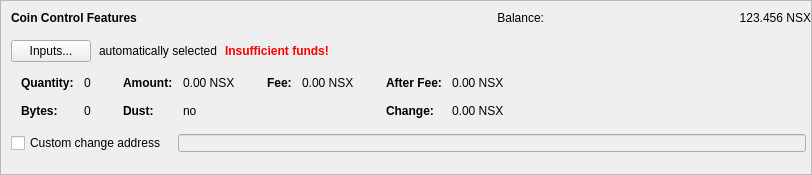
    <widget class="QFrame" name="frameCoinControl">
     <property name="sizePolicy">
      <sizepolicy hsizetype="Expanding" vsizetype="Expanding">
       <horstretch>0</horstretch>
       <verstretch>0</verstretch>
      </sizepolicy>
     </property>
     <property name="maximumSize">
      <size>
       <width>16777215</width>
       <height>16777215</height>
      </size>
     </property>
     <property name="frameShape">
      <enum>QFrame::StyledPanel</enum>
     </property>
     <property name="frameShadow">
      <enum>QFrame::Sunken</enum>
     </property>
     <layout class="QVBoxLayout" name="verticalLayoutCoinControl2">
      <property name="spacing">
       <number>0</number>
      </property>
      <property name="leftMargin">
       <number>0</number>
      </property>
      <property name="topMargin">
       <number>0</number>
      </property>
      <property name="rightMargin">
       <number>0</number>
      </property>
      <property name="bottomMargin">
       <number>6</number>
      </property>
      <item>
       <layout class="QVBoxLayout" name="verticalLayoutCoinControl" stretch="0,0,0,0,1">
        <property name="spacing">
         <number>0</number>
        </property>
        <property name="leftMargin">
         <number>10</number>
        </property>
        <property name="topMargin">
         <number>10</number>
        </property>
        <item>
         <layout class="QHBoxLayout" name="horizontalLayoutCoinControl1">
          <property name="bottomMargin">
           <number>15</number>
          </property>
          <item>
           <widget class="QLabel" name="labelCoinControlFeatures">
            <property name="sizePolicy">
             <sizepolicy hsizetype="Preferred" vsizetype="Maximum">
              <horstretch>0</horstretch>
              <verstretch>0</verstretch>
             </sizepolicy>
            </property>
            <property name="font">
             <font>
              <weight>75</weight>
              <bold>true</bold>
             </font>
            </property>
            <property name="styleSheet">
             <string notr="true"/>
            </property>
            <property name="text">
             <string>Coin Control Features</string>
            </property>
           </widget>
          </item>
          <item>
           <widget class="QLabel" name="labelBalanceText">
            <property name="text">
             <string>Balance:</string>
            </property>
            <property name="alignment">
             <set>Qt::AlignRight|Qt::AlignTrailing|Qt::AlignVCenter</set>
            </property>
           </widget>
          </item>
          <item>
           <widget class="QLabel" name="labelBalance">
            <property name="sizePolicy">
             <sizepolicy hsizetype="Preferred" vsizetype="Fixed">
              <horstretch>0</horstretch>
              <verstretch>0</verstretch>
             </sizepolicy>
            </property>
            <property name="cursor">
             <cursorShape>IBeamCursor</cursorShape>
            </property>
            <property name="text">
             <string notr="true">123.456 NSX</string>
            </property>
            <property name="alignment">
             <set>Qt::AlignRight|Qt::AlignTrailing|Qt::AlignVCenter</set>
            </property>
            <property name="textInteractionFlags">
             <set>Qt::LinksAccessibleByMouse|Qt::TextSelectableByKeyboard|Qt::TextSelectableByMouse</set>
            </property>
           </widget>
          </item>
         </layout>
        </item>
        <item>
         <layout class="QHBoxLayout" name="horizontalLayoutCoinControl2" stretch="0,0,0,0">
          <property name="spacing">
           <number>8</number>
          </property>
          <property name="bottomMargin">
           <number>10</number>
          </property>
          <item>
           <widget class="QPushButton" name="pushButtonCoinControl">
            <property name="styleSheet">
             <string notr="true"/>
            </property>
            <property name="text">
             <string>Inputs...</string>
            </property>
            <property name="autoDefault">
             <bool>false</bool>
            </property>
           </widget>
          </item>
          <item>
           <widget class="QLabel" name="labelCoinControlAutomaticallySelected">
            <property name="text">
             <string>automatically selected</string>
            </property>
            <property name="margin">
             <number>5</number>
            </property>
           </widget>
          </item>
          <item>
           <widget class="QLabel" name="labelCoinControlInsuffFunds">
            <property name="font">
             <font>
              <weight>75</weight>
              <bold>true</bold>
             </font>
            </property>
            <property name="styleSheet">
             <string notr="true">color:red;font-weight:bold;</string>
            </property>
            <property name="text">
             <string>Insufficient funds!</string>
            </property>
            <property name="margin">
             <number>5</number>
            </property>
           </widget>
          </item>
          <item>
           <spacer name="horizontalSpacerCoinControl">
            <property name="orientation">
             <enum>Qt::Horizontal</enum>
            </property>
            <property name="sizeHint" stdset="0">
             <size>
              <width>40</width>
              <height>1</height>
             </size>
            </property>
           </spacer>
          </item>
         </layout>
        </item>
        <item>
         <widget class="QWidget" name="widgetCoinControl" native="true">
          <property name="sizePolicy">
           <sizepolicy hsizetype="Preferred" vsizetype="Preferred">
            <horstretch>0</horstretch>
            <verstretch>0</verstretch>
           </sizepolicy>
          </property>
          <property name="minimumSize">
           <size>
            <width>0</width>
            <height>0</height>
           </size>
          </property>
          <property name="styleSheet">
           <string notr="true"/>
          </property>
          <layout class="QHBoxLayout" name="horizontalLayoutCoinControl5">
           <property name="leftMargin">
            <number>0</number>
           </property>
           <property name="topMargin">
            <number>0</number>
           </property>
           <property name="rightMargin">
            <number>0</number>
           </property>
           <property name="bottomMargin">
            <number>0</number>
           </property>
           <item>
            <layout class="QHBoxLayout" name="horizontalLayoutCoinControl3" stretch="0,0,0,1">
             <property name="spacing">
              <number>20</number>
             </property>
             <property name="topMargin">
              <number>0</number>
             </property>
             <property name="bottomMargin">
              <number>10</number>
             </property>
             <item>
              <layout class="QFormLayout" name="formLayoutCoinControl1">
               <property name="horizontalSpacing">
                <number>10</number>
               </property>
               <property name="verticalSpacing">
                <number>14</number>
               </property>
               <property name="leftMargin">
                <number>10</number>
               </property>
               <property name="topMargin">
                <number>4</number>
               </property>
               <property name="rightMargin">
                <number>6</number>
               </property>
               <item row="0" column="0">
                <widget class="QLabel" name="labelCoinControlQuantityText">
                 <property name="font">
                  <font>
                   <weight>75</weight>
                   <bold>true</bold>
                  </font>
                 </property>
                 <property name="text">
                  <string>Quantity:</string>
                 </property>
                 <property name="margin">
                  <number>0</number>
                 </property>
                </widget>
               </item>
               <item row="0" column="1">
                <widget class="QLabel" name="labelCoinControlQuantity">
                 <property name="cursor">
                  <cursorShape>IBeamCursor</cursorShape>
                 </property>
                 <property name="contextMenuPolicy">
                  <enum>Qt::ActionsContextMenu</enum>
                 </property>
                 <property name="text">
                  <string notr="true">0</string>
                 </property>
                 <property name="margin">
                  <number>0</number>
                 </property>
                 <property name="textInteractionFlags">
                  <set>Qt::LinksAccessibleByMouse|Qt::TextSelectableByKeyboard|Qt::TextSelectableByMouse</set>
                 </property>
                </widget>
               </item>
               <item row="1" column="0">
                <widget class="QLabel" name="labelCoinControlBytesText">
                 <property name="font">
                  <font>
                   <weight>75</weight>
                   <bold>true</bold>
                  </font>
                 </property>
                 <property name="text">
                  <string>Bytes:</string>
                 </property>
                </widget>
               </item>
               <item row="1" column="1">
                <widget class="QLabel" name="labelCoinControlBytes">
                 <property name="cursor">
                  <cursorShape>IBeamCursor</cursorShape>
                 </property>
                 <property name="contextMenuPolicy">
                  <enum>Qt::ActionsContextMenu</enum>
                 </property>
                 <property name="text">
                  <string notr="true">0</string>
                 </property>
                 <property name="textInteractionFlags">
                  <set>Qt::LinksAccessibleByMouse|Qt::TextSelectableByKeyboard|Qt::TextSelectableByMouse</set>
                 </property>
                </widget>
               </item>
              </layout>
             </item>
             <item>
              <layout class="QFormLayout" name="formLayoutCoinControl2">
               <property name="horizontalSpacing">
                <number>10</number>
               </property>
               <property name="verticalSpacing">
                <number>14</number>
               </property>
               <property name="leftMargin">
                <number>6</number>
               </property>
               <property name="topMargin">
                <number>4</number>
               </property>
               <property name="rightMargin">
                <number>6</number>
               </property>
               <item row="0" column="0">
                <widget class="QLabel" name="labelCoinControlAmountText">
                 <property name="font">
                  <font>
                   <weight>75</weight>
                   <bold>true</bold>
                  </font>
                 </property>
                 <property name="text">
                  <string>Amount:</string>
                 </property>
                 <property name="margin">
                  <number>0</number>
                 </property>
                </widget>
               </item>
               <item row="0" column="1">
                <widget class="QLabel" name="labelCoinControlAmount">
                 <property name="cursor">
                  <cursorShape>IBeamCursor</cursorShape>
                 </property>
                 <property name="contextMenuPolicy">
                  <enum>Qt::ActionsContextMenu</enum>
                 </property>
                 <property name="text">
                  <string notr="true">0.00 NSX</string>
                 </property>
                 <property name="textInteractionFlags">
                  <set>Qt::LinksAccessibleByMouse|Qt::TextSelectableByKeyboard|Qt::TextSelectableByMouse</set>
                 </property>
                </widget>
               </item>
               <item row="1" column="0">
                <widget class="QLabel" name="labelCoinControlLowOutputText">
                 <property name="font">
                  <font>
                   <weight>75</weight>
                   <bold>true</bold>
                  </font>
                 </property>
                 <property name="text">
                  <string>Dust:</string>
                 </property>
                </widget>
               </item>
               <item row="1" column="1">
                <widget class="QLabel" name="labelCoinControlLowOutput">
                 <property name="cursor">
                  <cursorShape>IBeamCursor</cursorShape>
                 </property>
                 <property name="contextMenuPolicy">
                  <enum>Qt::ActionsContextMenu</enum>
                 </property>
                 <property name="text">
                  <string notr="true">no</string>
                 </property>
                 <property name="textInteractionFlags">
                  <set>Qt::LinksAccessibleByMouse|Qt::TextSelectableByKeyboard|Qt::TextSelectableByMouse</set>
                 </property>
                </widget>
               </item>
              </layout>
             </item>
             <item>
              <layout class="QFormLayout" name="formLayoutCoinControl3">
               <property name="horizontalSpacing">
                <number>10</number>
               </property>
               <property name="verticalSpacing">
                <number>14</number>
               </property>
               <property name="leftMargin">
                <number>6</number>
               </property>
               <property name="topMargin">
                <number>4</number>
               </property>
               <property name="rightMargin">
                <number>6</number>
               </property>
               <item row="0" column="0">
                <widget class="QLabel" name="labelCoinControlFeeText">
                 <property name="font">
                  <font>
                   <weight>75</weight>
                   <bold>true</bold>
                  </font>
                 </property>
                 <property name="text">
                  <string>Fee:</string>
                 </property>
                 <property name="margin">
                  <number>0</number>
                 </property>
                </widget>
               </item>
               <item row="0" column="1">
                <widget class="QLabel" name="labelCoinControlFee">
                 <property name="cursor">
                  <cursorShape>IBeamCursor</cursorShape>
                 </property>
                 <property name="contextMenuPolicy">
                  <enum>Qt::ActionsContextMenu</enum>
                 </property>
                 <property name="text">
                  <string notr="true">0.00 NSX</string>
                 </property>
                 <property name="textInteractionFlags">
                  <set>Qt::LinksAccessibleByMouse|Qt::TextSelectableByKeyboard|Qt::TextSelectableByMouse</set>
                 </property>
                </widget>
               </item>
              </layout>
             </item>
             <item>
              <layout class="QFormLayout" name="formLayoutCoinControl4">
               <property name="horizontalSpacing">
                <number>10</number>
               </property>
               <property name="verticalSpacing">
                <number>14</number>
               </property>
               <property name="leftMargin">
                <number>6</number>
               </property>
               <property name="topMargin">
                <number>4</number>
               </property>
               <property name="rightMargin">
                <number>6</number>
               </property>
               <item row="0" column="0">
                <widget class="QLabel" name="labelCoinControlAfterFeeText">
                 <property name="font">
                  <font>
                   <weight>75</weight>
                   <bold>true</bold>
                  </font>
                 </property>
                 <property name="text">
                  <string>After Fee:</string>
                 </property>
                 <property name="margin">
                  <number>0</number>
                 </property>
                </widget>
               </item>
               <item row="0" column="1">
                <widget class="QLabel" name="labelCoinControlAfterFee">
                 <property name="cursor">
                  <cursorShape>IBeamCursor</cursorShape>
                 </property>
                 <property name="contextMenuPolicy">
                  <enum>Qt::ActionsContextMenu</enum>
                 </property>
                 <property name="text">
                  <string notr="true">0.00 NSX</string>
                 </property>
                 <property name="textInteractionFlags">
                  <set>Qt::LinksAccessibleByMouse|Qt::TextSelectableByKeyboard|Qt::TextSelectableByMouse</set>
                 </property>
                </widget>
               </item>
               <item row="1" column="0">
                <widget class="QLabel" name="labelCoinControlChangeText">
                 <property name="font">
                  <font>
                   <weight>75</weight>
                   <bold>true</bold>
                  </font>
                 </property>
                 <property name="text">
                  <string>Change:</string>
                 </property>
                </widget>
               </item>
               <item row="1" column="1">
                <widget class="QLabel" name="labelCoinControlChange">
                 <property name="cursor">
                  <cursorShape>IBeamCursor</cursorShape>
                 </property>
                 <property name="contextMenuPolicy">
                  <enum>Qt::ActionsContextMenu</enum>
                 </property>
                 <property name="text">
                  <string notr="true">0.00 NSX</string>
                 </property>
                 <property name="textInteractionFlags">
                  <set>Qt::LinksAccessibleByMouse|Qt::TextSelectableByKeyboard|Qt::TextSelectableByMouse</set>
                 </property>
                </widget>
               </item>
              </layout>
             </item>
            </layout>
           </item>
          </layout>
         </widget>
        </item>
        <item>
         <layout class="QHBoxLayout" name="horizontalLayoutCoinControl4" stretch="0,0">
          <property name="spacing">
           <number>12</number>
          </property>
          <property name="sizeConstraint">
           <enum>QLayout::SetDefaultConstraint</enum>
          </property>
          <property name="topMargin">
           <number>5</number>
          </property>
          <property name="rightMargin">
           <number>5</number>
          </property>
          <item>
           <widget class="QCheckBox" name="checkBoxCoinControlChange">
            <property name="toolTip">
             <string>If this is activated, but the change address is empty or invalid, change will be sent to a newly generated address.</string>
            </property>
            <property name="text">
             <string>Custom change address</string>
            </property>
           </widget>
          </item>
          <item>
           <widget class="QValidatedLineEdit" name="lineEditCoinControlChange">
            <property name="enabled">
             <bool>false</bool>
            </property>
            <property name="sizePolicy">
             <sizepolicy hsizetype="Expanding" vsizetype="Fixed">
              <horstretch>0</horstretch>
              <verstretch>0</verstretch>
             </sizepolicy>
            </property>
            <property name="minimumSize">
             <size>
              <width>0</width>
              <height>0</height>
             </size>
            </property>
            <property name="styleSheet">
             <string notr="true">margin-right:0px;</string>
            </property>
           </widget>
          </item>
         </layout>
        </item>
        <item>
         <spacer name="verticalSpacerCoinControl">
          <property name="orientation">
           <enum>Qt::Vertical</enum>
          </property>
          <property name="sizeHint" stdset="0">
           <size>
            <width>800</width>
            <height>1</height>
           </size>
          </property>
         </spacer>
        </item>
       </layout>
      </item>
      <item>
       <widget class="QLabel" name="labelCoinControlChangeLabel">
        <property name="sizePolicy">
         <sizepolicy hsizetype="Preferred" vsizetype="Expanding">
          <horstretch>0</horstretch>
          <verstretch>0</verstretch>
         </sizepolicy>
        </property>
        <property name="minimumSize">
         <size>
          <width>0</width>
          <height>0</height>
         </size>
        </property>
        <property name="text">
         <string/>
        </property>
        <property name="margin">
         <number>3</number>
        </property>
       </widget>
      </item>
     </layout>
    </widget>
